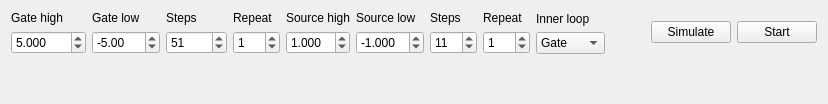
          <widget class="QWidget" name="DC4pSweep">
           <attribute name="title">
            <string>DC 4p sweep</string>
           </attribute>
           <layout class="QVBoxLayout" name="verticalLayout_23">
            <item>
             <layout class="QHBoxLayout" name="DC4pSweep_horizontalLayout">
              <item>
               <layout class="QVBoxLayout" name="DC4pSweep_gate_high_verticalLayout">
                <item>
                 <widget class="QLabel" name="DC4pSweep_gate_high_label">
                  <property name="toolTip">
                   <string>Highest gate voltage / V</string>
                  </property>
                  <property name="text">
                   <string>Gate high</string>
                  </property>
                 </widget>
                </item>
                <item>
                 <widget class="QDoubleSpinBox" name="DC4pSweep_gate_high">
                  <property name="maximumSize">
                   <size>
                    <width>80</width>
                    <height>16777215</height>
                   </size>
                  </property>
                  <property name="toolTip">
                   <string>Highest gate voltage / V</string>
                  </property>
                  <property name="decimals">
                   <number>3</number>
                  </property>
                  <property name="minimum">
                   <double>-100.000000000000000</double>
                  </property>
                  <property name="maximum">
                   <double>100.000000000000000</double>
                  </property>
                  <property name="singleStep">
                   <double>1.000000000000000</double>
                  </property>
                  <property name="value">
                   <double>5.000000000000000</double>
                  </property>
                 </widget>
                </item>
               </layout>
              </item>
              <item>
               <layout class="QVBoxLayout" name="DC4pSweep_gate_low_verticalLayout">
                <item>
                 <widget class="QLabel" name="DC4pSweep_gate_low_label">
                  <property name="toolTip">
                   <string>Lowest gate voltage / V</string>
                  </property>
                  <property name="text">
                   <string>Gate low</string>
                  </property>
                 </widget>
                </item>
                <item>
                 <widget class="QDoubleSpinBox" name="DC4pSweep_gate_low">
                  <property name="maximumSize">
                   <size>
                    <width>80</width>
                    <height>16777215</height>
                   </size>
                  </property>
                  <property name="toolTip">
                   <string>Lowest gate voltage / V</string>
                  </property>
                  <property name="decimals">
                   <number>2</number>
                  </property>
                  <property name="minimum">
                   <double>-100.000000000000000</double>
                  </property>
                  <property name="maximum">
                   <double>100.000000000000000</double>
                  </property>
                  <property name="singleStep">
                   <double>1.000000000000000</double>
                  </property>
                  <property name="value">
                   <double>-5.000000000000000</double>
                  </property>
                 </widget>
                </item>
               </layout>
              </item>
              <item>
               <layout class="QVBoxLayout" name="DC4pSweep_gate_steps_verticalLayout_2">
                <item>
                 <widget class="QLabel" name="DC4pSweep_gate_steps_label">
                  <property name="toolTip">
                   <string>Number of steps in gate sweep</string>
                  </property>
                  <property name="text">
                   <string>Steps</string>
                  </property>
                 </widget>
                </item>
                <item>
                 <widget class="QDoubleSpinBox" name="DC4pSweep_gate_steps">
                  <property name="maximumSize">
                   <size>
                    <width>80</width>
                    <height>16777215</height>
                   </size>
                  </property>
                  <property name="toolTip">
                   <string>Number of steps in gate sweep</string>
                  </property>
                  <property name="decimals">
                   <number>0</number>
                  </property>
                  <property name="minimum">
                   <double>1.000000000000000</double>
                  </property>
                  <property name="maximum">
                   <double>10000.000000000000000</double>
                  </property>
                  <property name="singleStep">
                   <double>1.000000000000000</double>
                  </property>
                  <property name="value">
                   <double>51.000000000000000</double>
                  </property>
                 </widget>
                </item>
               </layout>
              </item>
              <item>
               <layout class="QVBoxLayout" name="DC4pSweep_gate_repeats_verticalLayout">
                <item>
                 <widget class="QLabel" name="DC4pSweep_gate_repeats_label">
                  <property name="toolTip">
                   <string>Number of repetitions of gate ramp</string>
                  </property>
                  <property name="text">
                   <string>Repeat</string>
                  </property>
                 </widget>
                </item>
                <item>
                 <widget class="QDoubleSpinBox" name="DC4pSweep_gate_repeats">
                  <property name="maximumSize">
                   <size>
                    <width>80</width>
                    <height>16777215</height>
                   </size>
                  </property>
                  <property name="toolTip">
                   <string>Number of repetitions of gate ramp</string>
                  </property>
                  <property name="decimals">
                   <number>0</number>
                  </property>
                  <property name="minimum">
                   <double>0.000000000000000</double>
                  </property>
                  <property name="maximum">
                   <double>100.000000000000000</double>
                  </property>
                  <property name="singleStep">
                   <double>1.000000000000000</double>
                  </property>
                  <property name="value">
                   <double>1.000000000000000</double>
                  </property>
                 </widget>
                </item>
               </layout>
              </item>
              <item>
               <layout class="QVBoxLayout" name="DC4pSweep_bias_v_verticalLayout">
                <item>
                 <widget class="QLabel" name="DC4pSweep_source_high_label">
                  <property name="toolTip">
                   <string>Highest source current / mA</string>
                  </property>
                  <property name="text">
                   <string>Source high</string>
                  </property>
                 </widget>
                </item>
                <item>
                 <widget class="QDoubleSpinBox" name="DC4pSweep_source_high">
                  <property name="maximumSize">
                   <size>
                    <width>80</width>
                    <height>16777215</height>
                   </size>
                  </property>
                  <property name="toolTip">
                   <string>Highest source current / mA</string>
                  </property>
                  <property name="decimals">
                   <number>3</number>
                  </property>
                  <property name="minimum">
                   <double>0.000000000000000</double>
                  </property>
                  <property name="maximum">
                   <double>10.000000000000000</double>
                  </property>
                  <property name="singleStep">
                   <double>0.100000000000000</double>
                  </property>
                  <property name="value">
                   <double>1.000000000000000</double>
                  </property>
                 </widget>
                </item>
               </layout>
              </item>
              <item>
               <layout class="QVBoxLayout" name="DC4pSweep_source_low_verticalLayout">
                <item>
                 <widget class="QLabel" name="DC4pSweep_source_low_label">
                  <property name="toolTip">
                   <string>Lowest source current / mA</string>
                  </property>
                  <property name="text">
                   <string>Source low</string>
                  </property>
                 </widget>
                </item>
                <item>
                 <widget class="QDoubleSpinBox" name="DC4pSweep_source_low">
                  <property name="maximumSize">
                   <size>
                    <width>80</width>
                    <height>16777215</height>
                   </size>
                  </property>
                  <property name="toolTip">
                   <string>Lowest source current / mA</string>
                  </property>
                  <property name="decimals">
                   <number>3</number>
                  </property>
                  <property name="minimum">
                   <double>-10.000000000000000</double>
                  </property>
                  <property name="maximum">
                   <double>0.000000000000000</double>
                  </property>
                  <property name="singleStep">
                   <double>0.100000000000000</double>
                  </property>
                  <property name="value">
                   <double>-1.000000000000000</double>
                  </property>
                 </widget>
                </item>
               </layout>
              </item>
              <item>
               <layout class="QVBoxLayout" name="DC4pSweep_source_steps_verticalLayout">
                <item>
                 <widget class="QLabel" name="DC4pSweep_source_steps_label">
                  <property name="toolTip">
                   <string>Number of steps in source sweep</string>
                  </property>
                  <property name="text">
                   <string>Steps</string>
                  </property>
                 </widget>
                </item>
                <item>
                 <widget class="QDoubleSpinBox" name="DC4pSweep_source_steps">
                  <property name="maximumSize">
                   <size>
                    <width>80</width>
                    <height>16777215</height>
                   </size>
                  </property>
                  <property name="toolTip">
                   <string>Number of steps in source sweep</string>
                  </property>
                  <property name="decimals">
                   <number>0</number>
                  </property>
                  <property name="minimum">
                   <double>1.000000000000000</double>
                  </property>
                  <property name="maximum">
                   <double>100.000000000000000</double>
                  </property>
                  <property name="singleStep">
                   <double>1.000000000000000</double>
                  </property>
                  <property name="value">
                   <double>11.000000000000000</double>
                  </property>
                 </widget>
                </item>
               </layout>
              </item>
              <item>
               <layout class="QVBoxLayout" name="DC4pSweep_repeats_verticalLayout">
                <item>
                 <widget class="QLabel" name="DC4pSweep_source_repeats_label">
                  <property name="toolTip">
                   <string>Number of repetitions of source ramp</string>
                  </property>
                  <property name="text">
                   <string>Repeat</string>
                  </property>
                 </widget>
                </item>
                <item>
                 <widget class="QDoubleSpinBox" name="DC4pSweep_source_repeats">
                  <property name="maximumSize">
                   <size>
                    <width>80</width>
                    <height>16777215</height>
                   </size>
                  </property>
                  <property name="toolTip">
                   <string>Number of repetitions of source ramp</string>
                  </property>
                  <property name="decimals">
                   <number>0</number>
                  </property>
                  <property name="minimum">
                   <double>0.000000000000000</double>
                  </property>
                  <property name="maximum">
                   <double>100.000000000000000</double>
                  </property>
                  <property name="singleStep">
                   <double>1.000000000000000</double>
                  </property>
                  <property name="value">
                   <double>1.000000000000000</double>
                  </property>
                 </widget>
                </item>
               </layout>
              </item>
              <item>
               <layout class="QVBoxLayout" name="DC4pSweep_inner_loop_verticalLayout">
                <item>
                 <widget class="QLabel" name="DC4pSweep_inner_loop_label">
                  <property name="text">
                   <string>Inner loop</string>
                  </property>
                 </widget>
                </item>
                <item>
                 <widget class="QComboBox" name="DC4pSweep_inner_loop_label_box">
                  <item>
                   <property name="text">
                    <string>Gate</string>
                   </property>
                  </item>
                  <item>
                   <property name="text">
                    <string>Source</string>
                   </property>
                  </item>
                 </widget>
                </item>
               </layout>
              </item>
              <item>
               <spacer name="DC4pGateSweep_horizontalSpacer">
                <property name="orientation">
                 <enum>Qt::Horizontal</enum>
                </property>
                <property name="sizeHint" stdset="0">
                 <size>
                  <width>40</width>
                  <height>20</height>
                 </size>
                </property>
               </spacer>
              </item>
              <item>
               <widget class="QPushButton" name="four_point_double_stepped_i_source_simulate_button">
                <property name="minimumSize">
                 <size>
                  <width>80</width>
                  <height>0</height>
                 </size>
                </property>
                <property name="maximumSize">
                 <size>
                  <width>300</width>
                  <height>16777215</height>
                 </size>
                </property>
                <property name="text">
                 <string>Simulate</string>
                </property>
               </widget>
              </item>
              <item>
               <widget class="QPushButton" name="four_point_double_stepped_i_source_start_button">
                <property name="minimumSize">
                 <size>
                  <width>80</width>
                  <height>0</height>
                 </size>
                </property>
                <property name="maximumSize">
                 <size>
                  <width>300</width>
                  <height>16777215</height>
                 </size>
                </property>
                <property name="text">
                 <string>Start</string>
                </property>
               </widget>
              </item>
             </layout>
            </item>
            <item>
             <spacer name="verticalSpacer_3">
              <property name="orientation">
               <enum>Qt::Vertical</enum>
              </property>
              <property name="sizeHint" stdset="0">
               <size>
                <width>20</width>
                <height>39</height>
               </size>
              </property>
             </spacer>
            </item>
           </layout>
          </widget>
